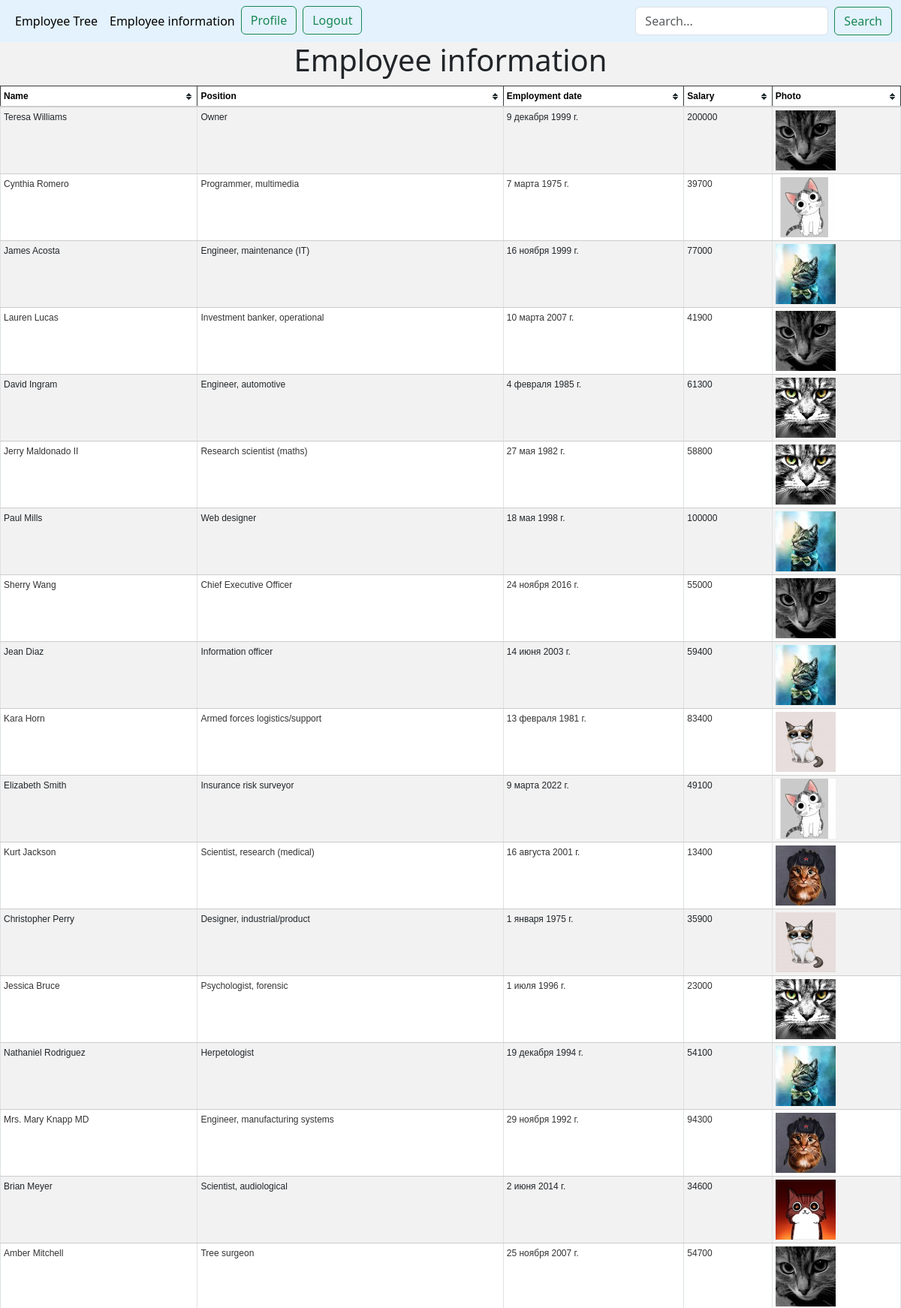
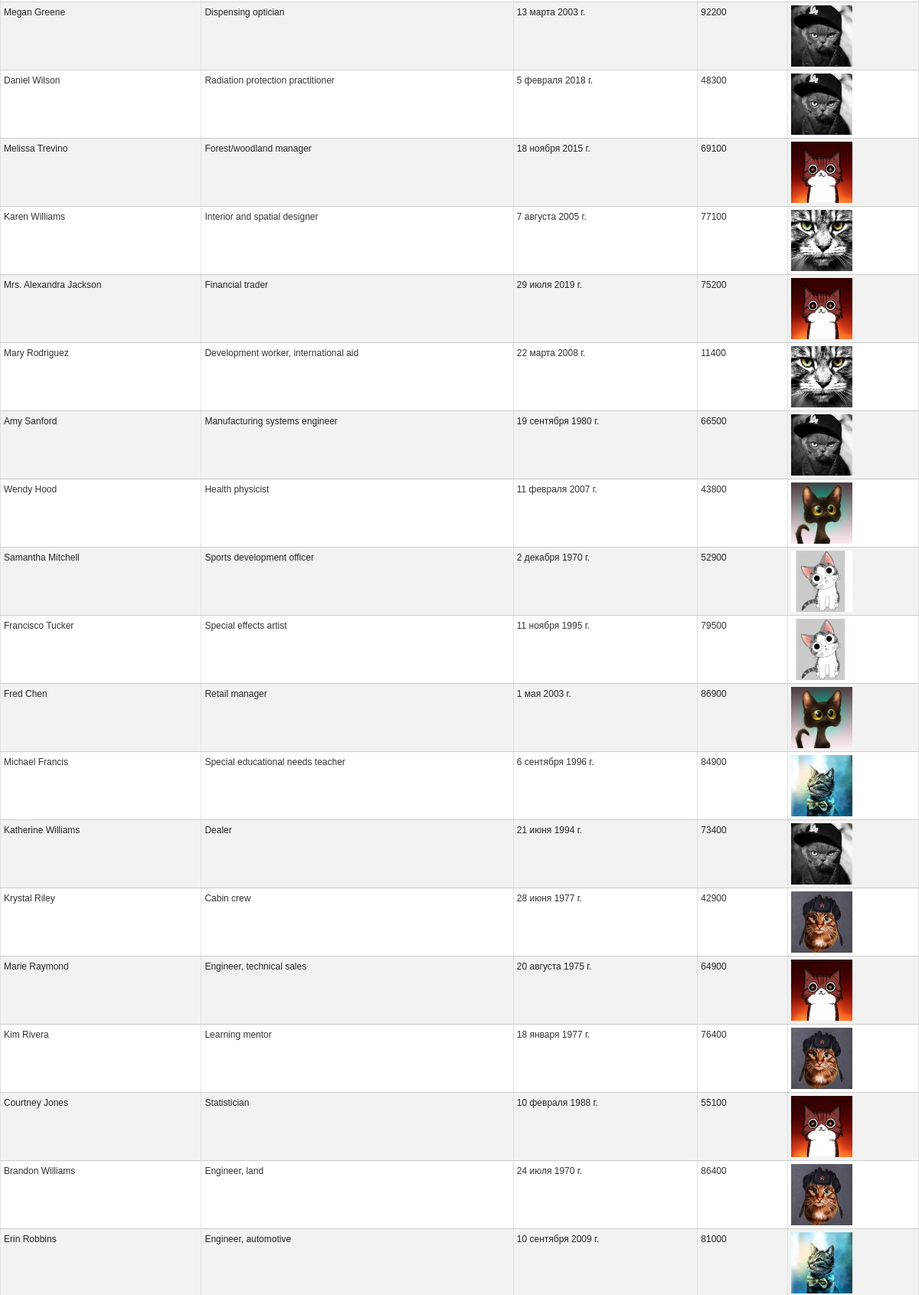
Screenshot of /employee/ (signed in, upper part) with the database file from the repository (2 pictures, top to bottom).
### database/models.py (models this page shows, shortened)
class Employee(MPTTModel):
    name = models.CharField(max_length=50, unique=True)
    position = models.CharField(max_length=50)
    employment_date = models.DateField(auto_now_add=False)
    salary = models.PositiveIntegerField()
    employment_photo = models.ImageField(blank=True,
                                         upload_to='images/',
                                         help_text='150x150px',
                                         verbose_name='employment_photo')
    parent = TreeForeignKey('self', on_delete=models.CASCADE, null=True, blank=True, related_name='children')
    class MPTTMeta:
        order_insertion_by = ['name']

### database/views.py (the view)
# urls.py: path('employee/', employee, name='home'),
@login_required
def employee(request):
    data = Employee.objects.all()
    return render(request, 'database/index.html', {'title': 'Employee information',
                                                   'data': data})

### database/templates/database/index.html
{% extends 'database/base.html' %}
{% block content %}
<h1>{{ title }}</h1>
<table class="table table-striped table-bordered" id="myTable">
    <thead>
    <tr class="table-dark">
        <th>Name</th>
        <th>Position</th>
        <th>Employment date</th>
        <th>Salary</th>
        <th>Photo</th>
    </tr>
    </thead>
    <tbody>
    {% for d in data %}
    <tr>
        <td>{{ d.name }}</td>
        <td>{{ d.position }}</td>
        <td>{{ d.employment_date }}</td>
        <td>{{ d.salary }}</td>
        <td>{% if d.employment_photo %}
            <img src="{{ d.employment_photo.url }}" align="middle" width="80" height="80">
            {% endif %}
        </td>
    </tr>
    {% endfor %}
    </tbody>
</table>
{% endblock %}

### database/templates/database/base.html (shortened to what this page needs)
{% load static %}
<!doctype html>
<html lang="en">
<head>
    <link href="/static/database/css/bootstrap.min.css" rel="stylesheet">
    <link href="/static/database/css/style.css" rel="stylesheet">
    <link rel="stylesheet" href="/static/database/css/theme.default.min.css">
</head>
<body>
<nav class="navbar navbar-expand-lg" style="background-color: #e3f2fd">
    <div class="container-fluid">
        <div class="collapse navbar-collapse" id="navbarSupportedContent">
            <ul class="navbar-nav me-auto mb-2 mb-lg-0">
                <li class="nav-item">
                    <a class="nav-link active" aria-current="page" href="http://127.0.0.1:8000/">Employee Tree</a>
                </li>
                <li class="nav-item">
                    <a class="nav-link active" href="http://127.0.0.1:8000/employee">Employee information</a>
                </li>
                {% if user.is_authenticated %}
                <li class="nav-item">
                    <a class="btn btn-outline-success me-2" type="button" href="{% url 'profile' %}">Profile</a>
                </li>
                <li class="nav-item">
                    <a class="btn btn-outline-success me-2" type="button" href="{% url 'logout' %}">Logout</a>
                </li>
                {% endif %}
            </ul>
            <form class="d-flex" role="search" action="{% url 'search' %}" method="get">
                <input name="q" class="form-control me-2" type="text" placeholder="Search..." aria-label="Search">
                <button class="btn btn-outline-success" type="submit" >Search</button>
            </form>
        </div>
    </div>
</nav>
{% block content %}
{% endblock %}
</body>
</html>

### database/static/database/css/style.css (style rules this page uses)
body { background-color: #f2f2f2; }
h1 { text-align: center; }

### rows the page displays
Employee: name "Teresa Williams", position "Owner", employment_date "9 декабря 1999 г.", salary "200000", employment_photo (picture)
Employee: name "Cynthia Romero", position "Programmer, multimedia", employment_date "7 марта 1975 г.", salary "39700", employment_photo (picture)
Employee: name "James Acosta", position "Engineer, maintenance (IT)", employment_date "16 ноября 1999 г.", salary "77000", employment_photo (picture)
Employee: name "Lauren Lucas", position "Investment banker, operational", employment_date "10 марта 2007 г.", salary "41900", employment_photo (picture)
Employee: name "David Ingram", position "Engineer, automotive", employment_date "4 февраля 1985 г.", salary "61300", employment_photo (picture)
Employee: name "Jerry Maldonado II", position "Research scientist (maths)", employment_date "27 мая 1982 г.", salary "58800", employment_photo (picture)
Employee: name "Paul Mills", position "Web designer", employment_date "18 мая 1998 г.", salary "100000", employment_photo (picture)
Employee: name "Sherry Wang", position "Chief Executive Officer", employment_date "24 ноября 2016 г.", salary "55000", employment_photo (picture)
Employee: name "Jean Diaz", position "Information officer", employment_date "14 июня 2003 г.", salary "59400", employment_photo (picture)
Employee: name "Kara Horn", position "Armed forces logistics/support", employment_date "13 февраля 1981 г.", salary "83400", employment_photo (picture)
Employee: name "Elizabeth Smith", position "Insurance risk surveyor", employment_date "9 марта 2022 г.", salary "49100", employment_photo (picture)
Employee: name "Kurt Jackson", position "Scientist, research (medical)", employment_date "16 августа 2001 г.", salary "13400", employment_photo (picture)
Employee: name "Christopher Perry", position "Designer, industrial/product", employment_date "1 января 1975 г.", salary "35900", employment_photo (picture)
Employee: name "Jessica Bruce", position "Psychologist, forensic", employment_date "1 июля 1996 г.", salary "23000", employment_photo (picture)
Employee: name "Nathaniel Rodriguez", position "Herpetologist", employment_date "19 декабря 1994 г.", salary "54100", employment_photo (picture)
Employee: name "Mrs. Mary Knapp MD", position "Engineer, manufacturing systems", employment_date "29 ноября 1992 г.", salary "94300", employment_photo (picture)
Employee: name "Brian Meyer", position "Scientist, audiological", employment_date "2 июня 2014 г.", salary "34600", employment_photo (picture)
Employee: name "Amber Mitchell", position "Tree surgeon", employment_date "25 ноября 2007 г.", salary "54700", employment_photo (picture)
Employee: name "Megan Greene", position "Dispensing optician", employment_date "13 марта 2003 г.", salary "92200", employment_photo (picture)
Employee: name "Daniel Wilson", position "Radiation protection practitioner", employment_date "5 февраля 2018 г.", salary "48300", employment_photo (picture)
Employee: name "Melissa Trevino", position "Forest/woodland manager", employment_date "18 ноября 2015 г.", salary "69100", employment_photo (picture)
Employee: name "Karen Williams", position "Interior and spatial designer", employment_date "7 августа 2005 г.", salary "77100", employment_photo (picture)
Employee: name "Mrs. Alexandra Jackson", position "Financial trader", employment_date "29 июля 2019 г.", salary "75200", employment_photo (picture)
Employee: name "Mary Rodriguez", position "Development worker, international aid", employment_date "22 марта 2008 г.", salary "11400", employment_photo (picture)
Employee: name "Amy Sanford", position "Manufacturing systems engineer", employment_date "19 сентября 1980 г.", salary "66500", employment_photo (picture)
Employee: name "Wendy Hood", position "Health physicist", employment_date "11 февраля 2007 г.", salary "43800", employment_photo (picture)
Employee: name "Samantha Mitchell", position "Sports development officer", employment_date "2 декабря 1970 г.", salary "52900", employment_photo (picture)
Employee: name "Francisco Tucker", position "Special effects artist", employment_date "11 ноября 1995 г.", salary "79500", employment_photo (picture)
Employee: name "Fred Chen", position "Retail manager", employment_date "1 мая 2003 г.", salary "86900", employment_photo (picture)
Employee: name "Michael Francis", position "Special educational needs teacher", employment_date "6 сентября 1996 г.", salary "84900", employment_photo (picture)
Employee: name "Katherine Williams", position "Dealer", employment_date "21 июня 1994 г.", salary "73400", employment_photo (picture)
Employee: name "Krystal Riley", position "Cabin crew", employment_date "28 июня 1977 г.", salary "42900", employment_photo (picture)
Employee: name "Marie Raymond", position "Engineer, technical sales", employment_date "20 августа 1975 г.", salary "64900", employment_photo (picture)
Employee: name "Kim Rivera", position "Learning mentor", employment_date "18 января 1977 г.", salary "76400", employment_photo (picture)
Employee: name "Courtney Jones", position "Statistician", employment_date "10 февраля 1988 г.", salary "55100", employment_photo (picture)
Employee: name "Brandon Williams", position "Engineer, land", employment_date "24 июля 1970 г.", salary "86400", employment_photo (picture)
Employee: name "Erin Robbins", position "Engineer, automotive", employment_date "10 сентября 2009 г.", salary "81000", employment_photo (picture)

### other values shown
{{ title }} "Employee information"
